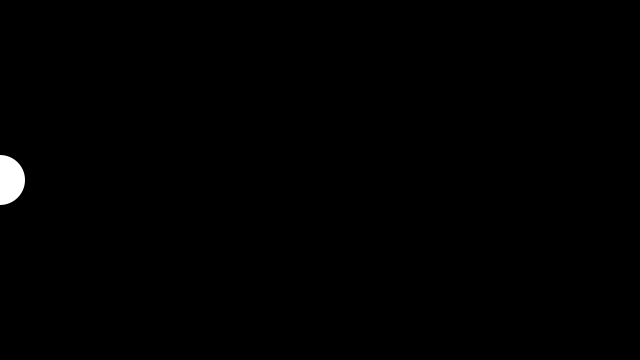
Frame 1 (no input)
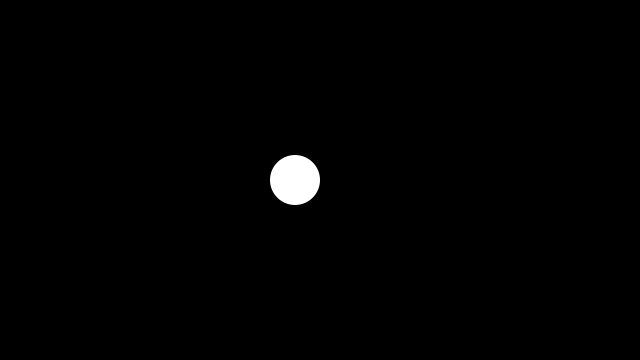
Frame 60 (the mouse pressed at the canvas centre just before this capture)
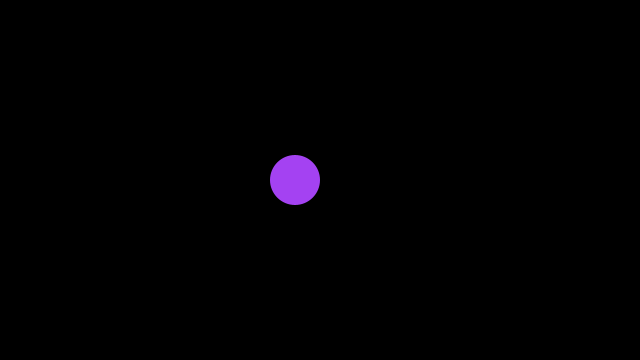
Frame 120 (the mouse held since frame 60 and released just before this capture)

The Processing sketch that drew these frames (run headless with seeded random() and noise(); from frame 60 on, the mouse is pressed at the canvas centre):

// Processing sketch: circle_demo
// ── circle_demo.pde
// 1. Declare the variable!
float circleX;
color circleColor = color(255, 255, 255);

void setup() {
  size(640, 360);
  
  // Initialize the variable!
  //circleX = 320;
}

void draw() {
  
  background(0);
  noStroke();
  fill(circleColor);
  // 3. Use the Variable
  circle(circleX, 180, 50);
  
  circleX += 5;
  
}

void mousePressed() {
  circleX = 0;
  circleColor = color(random(255), random(255), random(255));
  
}

// declaration: type name;
// initalization name = ____ ;
